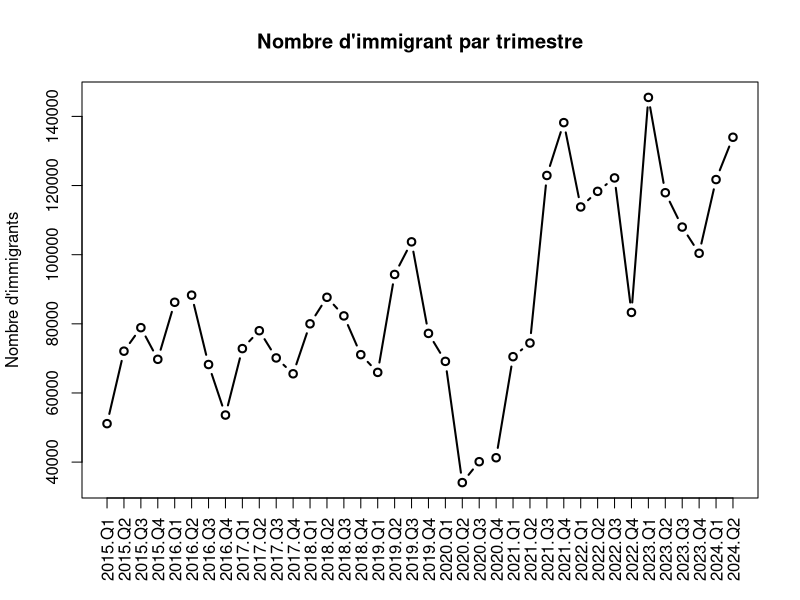
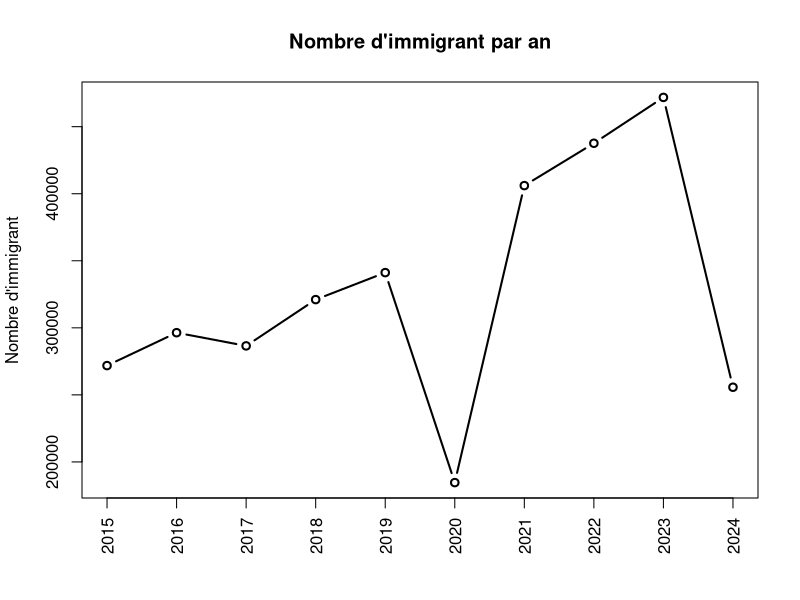
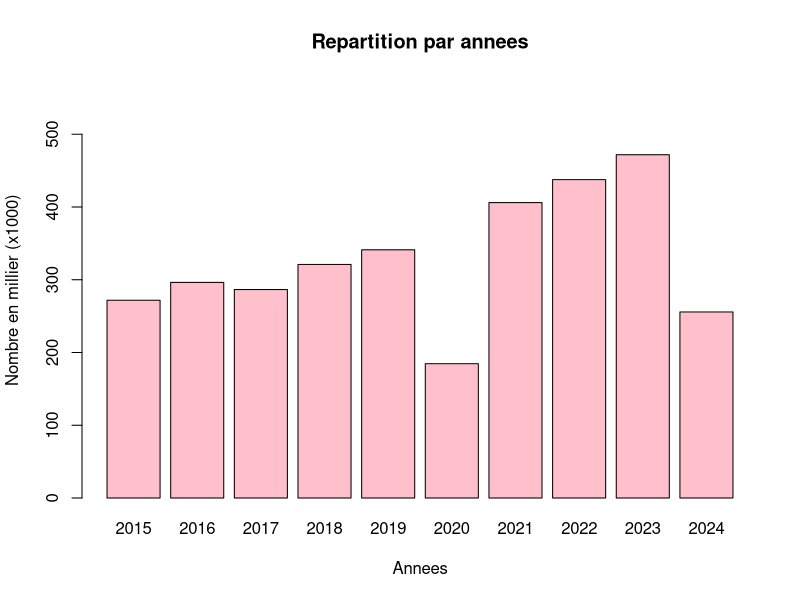
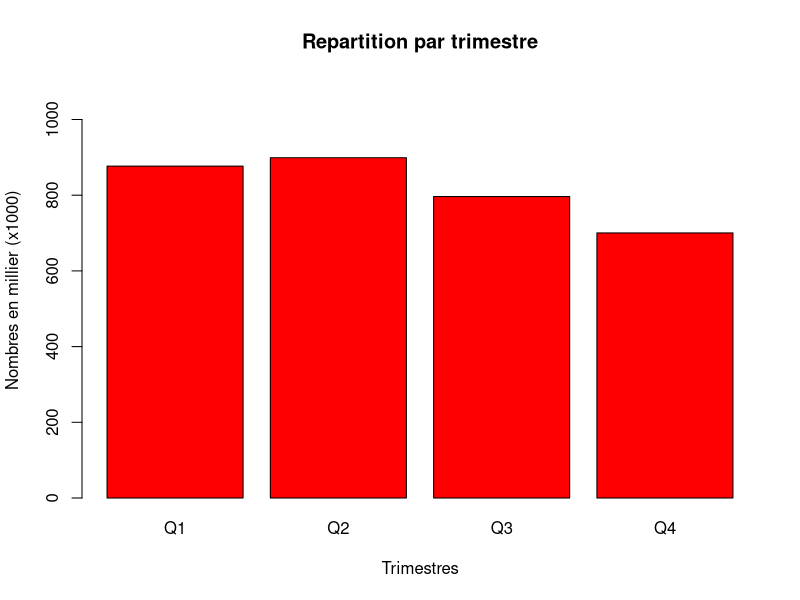
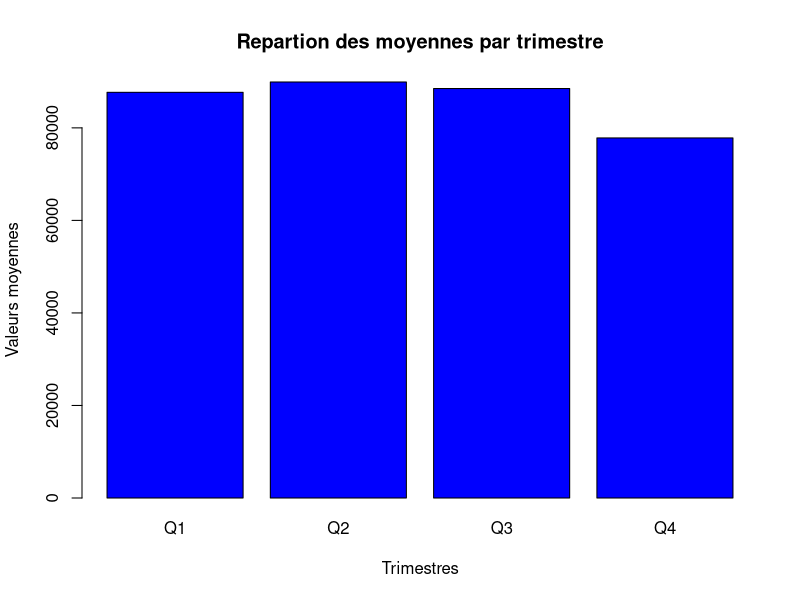
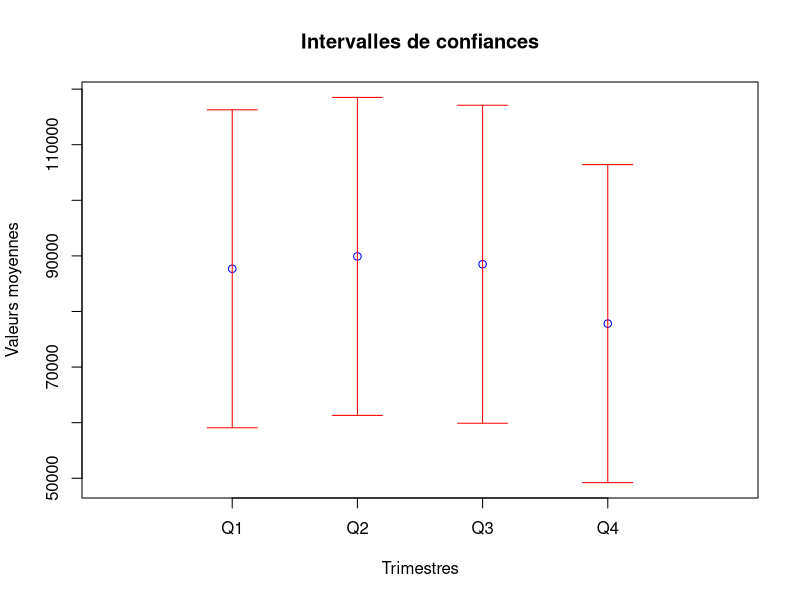
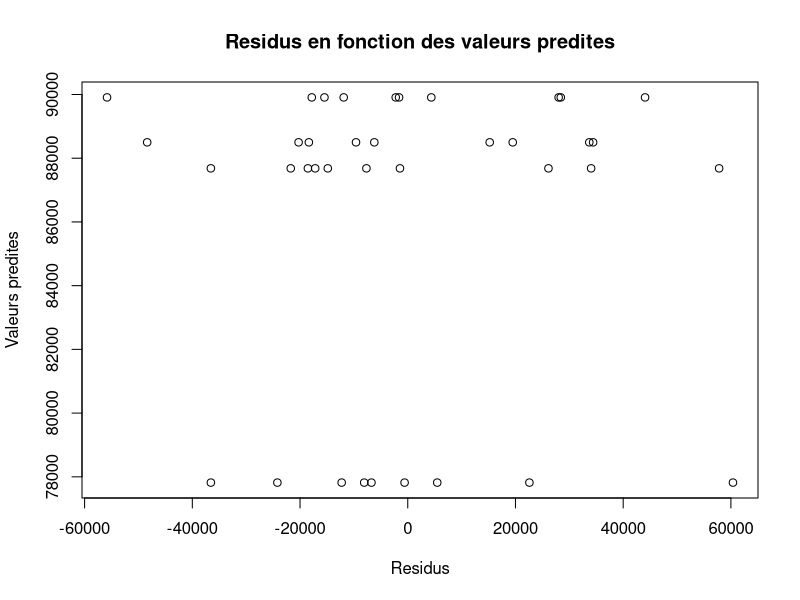
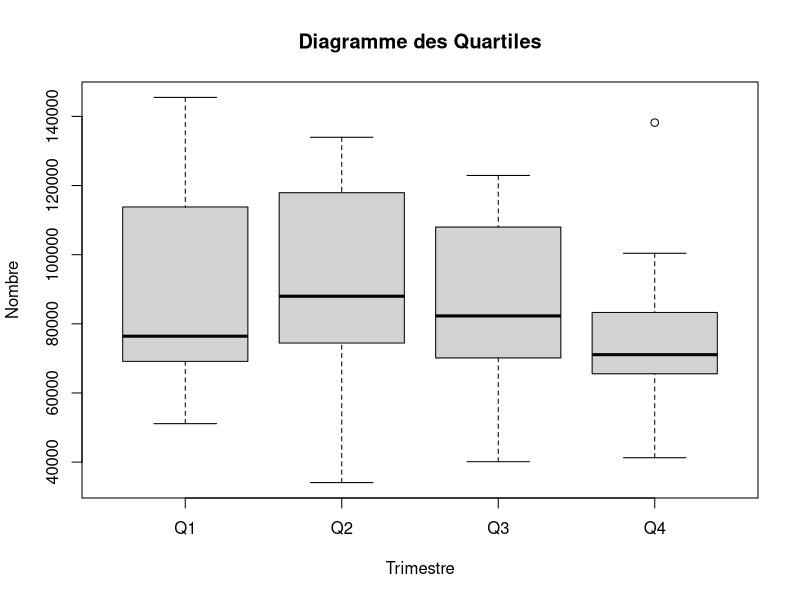

Generate these figures, in order, with R: (Note: this script raises an error after producing the figures.)
# importer les donnees de l'immigration du Canada
immigration<-read.csv("canada_immigrant_2024_q2(1).csv", sep=",", header = TRUE)
# appercu des donnees 
str(immigration)
# les dimensions 
dim(immigration)
# les variables (colonnes)
colnames(immigration)[1]
#appercu des donnees 
head(immigration[,2], 20) # les 20 premieres lignes
tail(immigration[,2], 20) # les 20 dernieres lignes

#changement du nom de la premiere colonne
colnames(immigration)[1]<-"Categories d'Immigration"
# nombre de colonnes
ncol(immigration)

# les valeurs de la premiere colonne
unique(immigration[,1])
#nom de la premiere colonne
colnames(immigration)[1]
# remplacement des valeurs non definies '--' par '0'
immigration[immigration=='--']=0
head(immigration[,2],20) # les 20 premieres colonnes

# remplacer les valeurs non definies '--' par de '0'
immigration<-data.frame(lapply(immigration, function(x) gsub('--','0',x)))
str(immigration)

#alternative a gsub
immigration[immigration=='--']='0'


# remplacer la virgule ',' dans les valeurs numeriques 
immigration<-data.frame(lapply(immigration, function(x) gsub(',','',x)))
tail(immigration[,2], 20)

# convertir les valeur en type numerique 
immigration<-data.frame(immigration[,1],lapply(immigration[,c(2:length(immigration))], as.numeric))
#reconstitution du dataframe

str(immigration)
immigration
tail(immigration)
immigration[,1]

# fonction qui ressort les donnees d'une province.
# la fonction de nom 'province' prend en parametre le nom de la province ou une
# partie du nom. 

province<-function(prov){
    index<-grep(prov,immigration[,1],ignore.case = TRUE)
    return(immigration[index,])
}

# fonction pour avoir les donnees par  trimestres
# Q est le trimestre (Q1, Q2, Q3, Q4) et  x est le dataframe qu'on filtre
trimestre<-function(Q,x){
  index<-grep(Q,colnames(x),ignore.case = TRUE)
  return(x[,index])
}

# index pour conserver les colonnes des totaux
  
  index_total<-grep('total',colnames(immigration),ignore.case = TRUE)
  names(immigration[,index_total])
  
# donnees de l'immigration du nunavut
immigration_Nunavut<-province('nunavut')
str(immigration_Nunavut)

# Donnees de l'immigration de l'Ontario 
immigration_Ontario<-province('ontario')
str(immigration_Ontario)

#immigration de tout le pays , le total 
immigration_Canada<-immigration[nrow(immigration),]
str(immigration_Canada)

# immigartion Canada total, on a conserver uniquement les totaux 
immigration_Canada_total<-immigration_Canada[,index_total]
names(immigration_Canada_total)

# conserver les index de colonnes trimestre
index_trimestre<-grep('Q',names(immigration_Canada_total), ignore.case = TRUE)
#immigration totale par trimestre
immigration_trimestre<-immigration_Canada_total[,index_trimestre]
names(immigration_trimestre)

# immigration pour chaque annees
immigration_annees<-immigration_Canada_total[,-index_trimestre]
str(immigration_annees)

#immigration Canada par trimestre
#Q1
canada_Q1<-trimestre('Q1',immigration_Canada_total)
#Q2
canada_Q2<-trimestre('Q2',immigration_Canada_total)
#Q3
canada_Q3<-trimestre('Q3',immigration_Canada_total)
#Q4
canada_Q4<-trimestre('Q4',immigration_Canada_total)


# les graphiques
# graphiques des donnees par trimestre 
# graphique avec 'xaxt='n': desactiver l'axe des x pour le personnaliser, 
# las=2, ecriture sur l'axe des x en verticale
plot(0,0, main="Nombre d'immigrant par trimestre", 
     xlab=" ", ylab="Nombre d'immigrants",
     xlim=c(1,ncol(immigration_trimestre)), 
     ylim=c(min(immigration_trimestre[1,]),
            max(immigration_trimestre[1,])), type='n', xaxt='n' )

#type='n' pour ne rien afficher, type='b' ligne et point, type='h' lignse horizontales
# l'axe des x:
Q<-c(rep(c('Q1','Q2','Q3','Q4'),9),'Q1','Q2')
annees_x<-c(rep('2015',4),rep('2016',4),rep('2017',4),
            rep('2018',4),rep('2019',4),rep('2020',4),
            rep('2021',4),rep('2022',4),rep('2023',4),
            rep('2024',2))
x_labels<-paste(annees_x,Q, sep='.')
x_labels

axis(side=1, at=c(1:ncol(immigration_trimestre)),labels =x_labels, las=2  )

points(x=1:ncol(immigration_trimestre),
       y=immigration_trimestre[1,], type = 'b', lwd=2 ) 



# graphique des valeurs totales selon les annees
plot(0,0, type='n', main="Nombre d'immigrant par an",
     xlab='', ylab="Nombre d'immigrant",xlim=c(1,ncol(immigration_annees)),
     ylim=c(min(immigration_annees[1,]), max(immigration_annees[1,])), xaxt='n')

axis(side=1, at=c(1:ncol(immigration_annees)), labels=2015:2024, las=2)

points(x=1:ncol(immigration_annees), y=immigration_annees[1,], type='b',
       lwd=2)
# Histogramme de la repartion selon annees
sum_annee<-unlist(immigration_annees[1,],use.names = FALSE)
# Changement d'echelle (1/1000)
sum_annee<-sum_annee/1000
#on nomme les valeurs
names(sum_annee)<-2015:2024
sum_annee
barplot(sum_annee, main="Repartition par annees",
        col='pink',xlab='Annees',
        ylab='Nombre en millier (x1000)',
        ylim=c(0, max(sum_annee)+100))
sum_annee

# elimination des donnees aberantes
annees_abr<-grep('2020',names(immigration_annees), ignore.case = TRUE)
annees_abr<-c(annees_abr, grep('2024', names(immigration_annees), ignore.case = TRUE))
immigration_annees_sans_abr<-immigration_annees[,-annees_abr]
str(immigration_annees_sans_abr)

# reconstitution d'une table de donnees pour le test ANOVA
# data.frame avec les groupes par trimestre pour l'analyse l'Anova
# variable categorique 'Trimestre'
Trimestre<-c(rep('Q1',length(canada_Q1)),rep('Q2',length(canada_Q2)),
             rep('Q3',length(canada_Q3)),rep('Q4',length(canada_Q4)))
# variables nombre d'immigrants
Nombre<-(unlist(c(canada_Q1[1,],canada_Q2[1,],canada_Q3[1,],canada_Q4[1,]), use.names = FALSE))
str(Nombre)

# data frame canada_Trimestre qui regroupe les valeurs trimestre
canada_trimestre<-data.frame(Nombre,Trimestre)
canada_trimestre

# somme totale par trimestre 
sum_trimestre<-tapply(canada_trimestre$Nombre, 
                      INDEX = canada_trimestre$Trimestre, FUN =sum)
# changement d'echelle pour la representation sur l'histogramme (1/1000)
sum_trimestre<-sum_trimestre/1000

barplot(sum_trimestre,xlab='Trimestres' , ylab = 'Nombres en millier (x1000)',
        main='Repartition par trimestre', col = 'red', xpd = TRUE,
        ylim=c(0, max(sum_trimestre) +200))
sum_trimestre

# transformation en variable categorique
canada_trimestre$Trimestre<-as.factor(canada_trimestre$Trimestre)
str(canada_trimestre)

# Calcule de l'erreur type : SSE
# SE_Q1
Q1<-canada_trimestre[canada_trimestre$Trimestre=='Q1',]
SSE_Q1<-sum((Q1$Nombre-mean(Q1$Nombre))^2)
# SE_Q2
Q2<-canada_trimestre[canada_trimestre$Trimestre=='Q2',]
SSE_Q2<-sum((Q2$Nombre-mean(Q2$Nombre))^2)
# SE_Q3
Q3<-canada_trimestre[canada_trimestre$Trimestre=='Q3',]
SSE_Q3<-sum((Q3$Nombre-mean(Q3$Nombre))^2)
# SE_Q4
Q4<-canada_trimestre[canada_trimestre$Trimestre=='Q4',]
SSE_Q4<-sum((Q4$Nombre-mean(Q4$Nombre))^2)
# SSE pour l'ensemble des trimestres
SSE<- SSE_Q1+SSE_Q2+SSE_Q3+SSE_Q4
# degre de liberte : df=k(n-1)
# k: le nombre de groupe=4
# n le nombre de le nomdre d'observation par groupe
df<-34
# la moyenne des groupes
moy_Q<-tapply(canada_trimestre$Nombre,INDEX=canada_trimestre$Trimestre, FUN = mean )

# l'erreur type SE:
SE<-sqrt(SSE/df)
SE
# repartition des voleurs moyennes selon les trimestres
barplot(moy_Q, main='Repartion des moyennes par trimestre',
        xlab='Trimestres', ylab='Valeurs moyennes',
        ylim=c(0,max(moy_Q)), col='blue')
# construction de l'intervalle de confiance
#limites inferieures de l'intervalle de confiance
lim.inf<-moy_Q - SE
#limites superieurs de l'intervalle de confiance
lim.sup<-moy_Q + SE 
# graphique des intervalles 
plot(x=0, y=0, type ='n',ylim=c(min(lim.inf), max(lim.sup)),
     main='Intervalles de confiances', xlab='Trimestres',
     xlim=c(0,5), ylab='Valeurs moyennes', xaxt='n' )
#definition de l'axe des abscisses
axis(side=1, at=1:4, labels = names(moy_Q))
# les moyennes
points(x=1:4, y=moy_Q, col='blue')
# intervalle
arrows(x0 =1:4,y0 = lim.inf, x1 = 1:4, y1 = lim.sup,
       col='red', code=3, angle=90 )
# test ANOVA
aov<-aov(Nombre~Trimestre,data=canada_trimestre)
summary(aov)
# graphe des residus en fonction des valeurs predites
# verification de l'egalite de la variance
plot(residuals(aov), fitted(aov), main='Residus en fonction des valeurs predites',
     xlab = 'Residus', ylab = 'Valeurs predites')
# diagramme des quartiles
boxplot(Nombre~Trimestre, data=canada_trimestre, main='Diagramme des Quartiles')
# verification de la normalite des residus
# graphe des residus
qqnorm(residuals(aov), main="Quantiles-Quantiles", 
       xlab='Quantiles Theoriques', ylab='Quantiles observe')
qqline(residuals(aov))

#test de regression 
str(immigration_annees)
# transformation des donnees
Annees<-c(2015:2024)
canada_annees<-data.frame(Annees, Nombre=unlist(immigration_annees[1,],use.names = FALSE) )
str(canada_annees)

########### A la place de unlist()
valeur<-c()
for(i in c(1:ncol(immigration_annees))){
  a<-immigration_annees[1,i]
  valeur<-c(valeur,a)
  }
valeur
##########
#combinaison de donne demographiques 
canada_demo_annees<-data.frame(canada_annees,
                               demographie=demographie_annees)
str(canada_demo_annees)

# modele de regression multiple
Regression<-lm(Nombre~Annees,data=canada_demo_annees)
summary(Regression)

# le nuage de points

# Tracer la Regression Nombre en fonction des annees
plot(canada_annees$Nombre~canada_annees$Annees,col='red',cex=1,
     xlab='Annees', ylab='Nombre', main="Modele de regression",
     xlim=c(2016, 2024), 
     ylim=c(min(canada_annees$Nombre)-20000,max(canada_annees$Nombre)+20000))


    
# les coefficient de la droite de regression
Regression
# Tracer de la droite de regression
abline(Regression, lwd=1.5)
# tracer des ecarts entre les valeur predites et les valeurs observees
segments(x0 = canada_annees$Annees,
         y0= canada_annees$Nombre,
         x1= canada_annees$Annees,
         y1= fitted(Regression),
         col='blue', lwd=1.5)  

# Regression en fonction de la demographie
Regression<-lm(Nombre~demographie,data=canada_demo_annees)
summary(Regression)

# le nuage de points

# Tracer la Regression Nombre en fonction des annees
plot(canada_demo_annees$Nombre~canada_demo_annees$demographie,col='red',cex=1,
     xlab='Annees', ylab='Nombre', main="Modele de regression",
     xlim=c(min(canada_demo_annees$demographie),max(canada_demo_annees$demographie)), 
     ylim=c(min(canada_annees$Nombre),max(canada_annees$Nombre)))



# les coefficient de la droite de regression
Regression
# Tracer de la droite de regression
abline(Regression, lwd=1.5)
# tracer des ecarts entre les valeur predites et les valeurs observees
segments(x0 = canada_demo_annees$demographie,
         y0= canada_demo_annees$Nombre,
         x1= canada_demo_annees$demographie,
         y1= fitted(Regression),
         col='blue', lwd=1.5)  




# verification des supposition
# verification de la normalite des residus
qqnorm(residuals(Regression), main='Quartiles-Quartiles',
       xlab = 'Quartile Theorique',
       ylab = 'Quartile Observe')
qqline(residuals((Regression)))

#verification de l'homogeneite de la variance
plot(fitted(Regression),residuals(Regression), main='Residus en fonction des valeurs predites',
     xlab='Residus',
     ylab='Valeurs Predites')

#valeur predite pour 2024 et 2020
y=-50934239 + 25404*2024
y
y=-50934239 + 25404*2020
y

# Traitement des donnees de demographie entre 2015 et 2024
demographie<-read.csv2('Demographie_Canada.csv', sep=';', header = TRUE)
head(demographie)
demographie$Géographie
names(demographie)
str(demographie)

# remplacer les espaces ' ' dans les valeurs numeriques 
demographie<-data.frame(lapply(demographie, function(x) gsub(' ','',x)))
# convertir les valeur en type numerique 
demographie<-data.frame(demographie[,1],lapply(demographie[,c(2:length(demographie))], as.numeric))


# ajouton les colonnes sommes des annees
somme_annee<-function(data){
annees<-2014:2024
  # Initialiser un data.frame vide avec les mêmes lignes que data
  demographie_annees <- data.frame(matrix(nrow = nrow(data), ncol = 0))

    for ( annee in annees) {
      # on determine les trimestres pour chaque annees
      trim<-grep(annee,names(demographie),ignore.case = TRUE)
      # on additionne pour avoir la somme pour l'annee
      if (length(trim) == 4) {
        # Calculer la somme des 4 trimestres
        demographie_annees[[as.character(annee)]] <- rowSums(data[, trim], na.rm = TRUE)
      }
      # la somme de toutes les provinces   
    demographie_somme<-colSums(demographie_annees)
    
  }

  return(demographie_somme)
}
demographie_somme<-somme_annee(demographie)
demographie_somme
str(demographie_annees)
